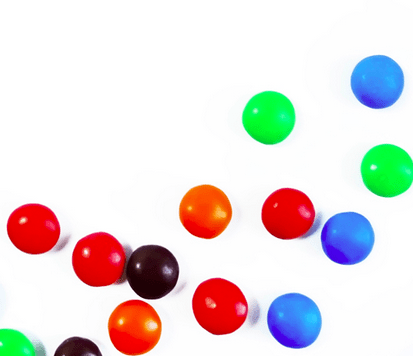
#> input picture smarties.png, 413 x 356 px
$ python edge1dec.py   (older library calls are emulated)
#> lines starting #> are read from the running program, lines starting #| are printed output that depends on the picture; after the words box and inside, x2 and y2 are one past the last pixel; in counts of white or black regions, pixels touching at a corner belong together
import cv2
import numpy as np
from matplotlib import pyplot as plt

img = cv2.imread("smarties.png")
#> img is the input picture: shape (356, 413, 3); mean B, G, R 219.2, 220.4, 228.9
img = cv2.cvtColor(img, cv2.COLOR_BGR2RGB)
canny = cv2.Canny(img, 100, 200)
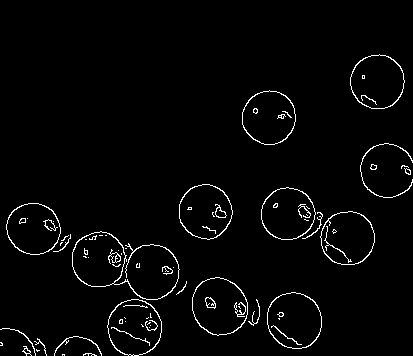
#> canny: shape (356, 413); 2.6% white in thin lines or dots, all inside (x1, y1, x2, y2) = (0, 54, 413, 356)

titles = ['image', 'canny']
images = [img, canny]
for i in range(2):
    plt.subplot(1, 2, i+1), plt.imshow(images[i], 'gray')
    plt.title(titles[i])
    plt.xticks([]),plt.yticks([])

plt.show()
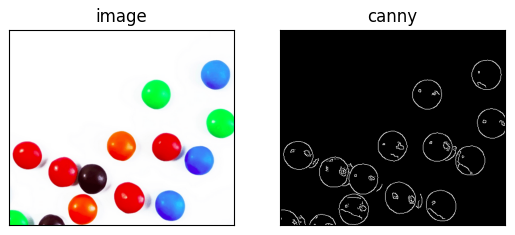
#> figure drawn by matplotlib, 2 panels
 # image_gradients_and_canny_edge_detection.py
import cv2
import numpy as np
from matplotlib import pyplot as plt

img = cv2.imread("messi5.jpg", cv2.IMREAD_GRAYSCALE)
#> (the run stopped early here; a loop or call above may not have finished)

$ run again, with det.jpg saved as smarties.png
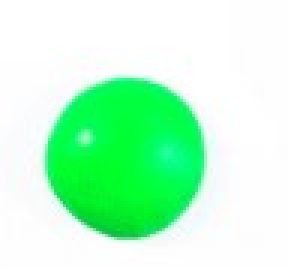
#> input picture det.jpg, 96 x 89 px (shown 3 times larger)
#> img is the input picture: shape (89, 96, 3); mean B, G, R 206.1, 252, 187.9
#> `canny = cv2.Canny(img, 100, 200)`:
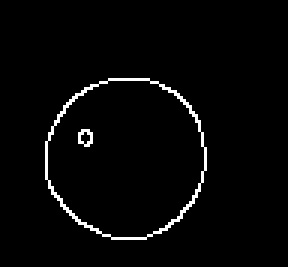
#> canny: shape (89, 96) (shown 3 times larger); 2.5% white in thin lines or dots, all inside (x1, y1, x2, y2) = (15, 26, 69, 80)
#> `plt.show()`:
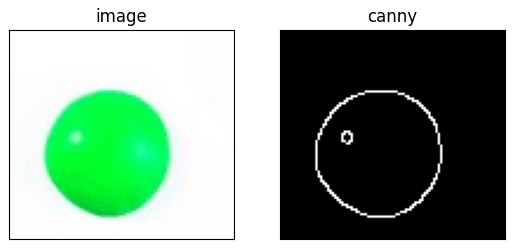
#> figure drawn by matplotlib, 2 panels
